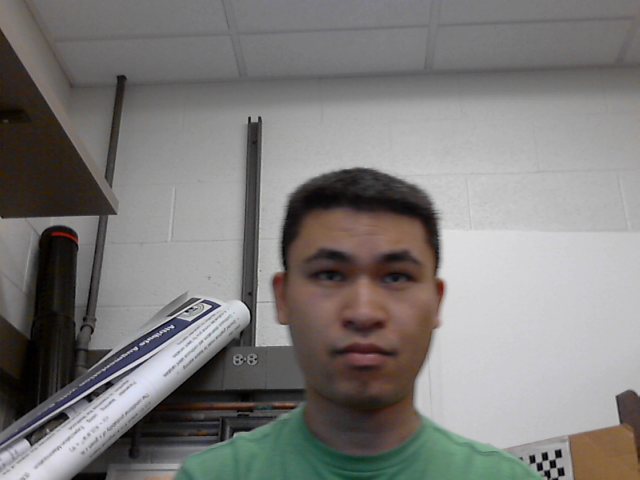
#> input picture KalmanFilterTracking/code/faceDetector/face_tracking_10.png, 640 x 480 px, given in place of face_tracking_3.png, which was not available
$ python face_detect.py   (Python 2 division)
#> lines starting #> are read from the running program, lines starting #| are printed output that depends on the picture; pictures that were not available may be replaced by others from this repository, and a replacement may not be noted
import cv2
import sys

# Get user supplied values
imagePath = 'face_tracking_1.png'
cascPath = 'haarcascade_frontalface_default.xml'

# Create the haar cascade
faceCascade = cv2.CascadeClassifier(cascPath)

# Read the image

f=open('results.txt', 'w')

for i in range(3,100):
    #print i
    imagePath = 'face_tracking_'+str(i)+'.png'
    image = cv2.imread(imagePath)
#> image is the input picture: shape (480, 640, 3); mean B, G, R 122.3, 124, 126.1
    image = cv2.imread(imagePath)
    gray = cv2.cvtColor(image, cv2.COLOR_BGR2GRAY)
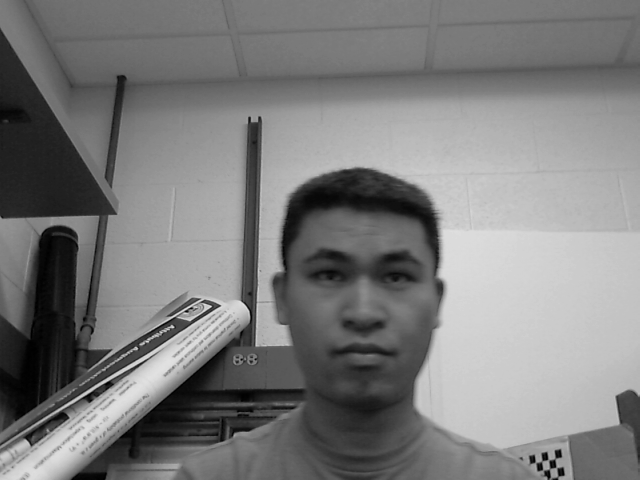
#> gray: shape (480, 640); min 0, max 236, mean 124.4
    # Detect faces in the image
    faces = faceCascade.detectMultiScale(
        gray,
        scaleFactor=1.1,
        minNeighbors=12,
        minSize=(100, 100),
        flags = cv2.CASCADE_SCALE_IMAGE
    )
#> faces = [[270, 201, 187, 187]]

    print "Found {0} faces!".format(len(faces))
#| Found 1 faces!

    # Draw a rectangle around the faces
    for (x, y, w, h) in faces:
        message = str(x+w/2) + ',' + str(y+h/2) + '\n'
        #print message
        f.write(message)
#> this loop made 1 pass
#> pass 2 of the loop `for i in range(3,100):`:
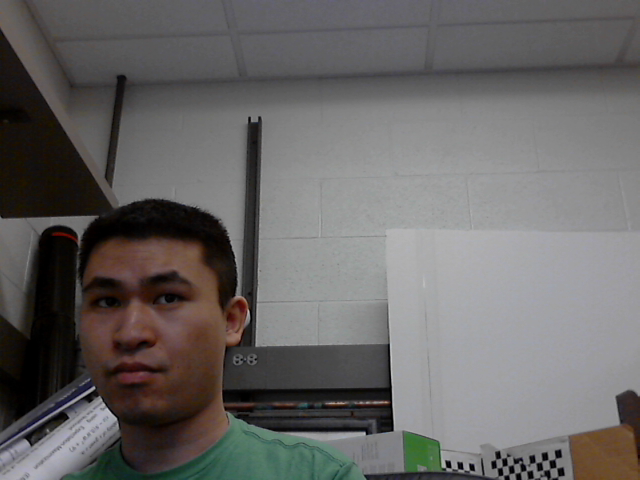
#> input picture KalmanFilterTracking/code/faceDetector/face_tracking_100.png, 640 x 480 px, given in place of face_tracking_4.png, which was not available
#> image is the input picture: shape (480, 640, 3); mean B, G, R 101.2, 102, 104.1
#> `gray = cv2.cvtColor(image, cv2.COLOR_BGR2GRAY)`:
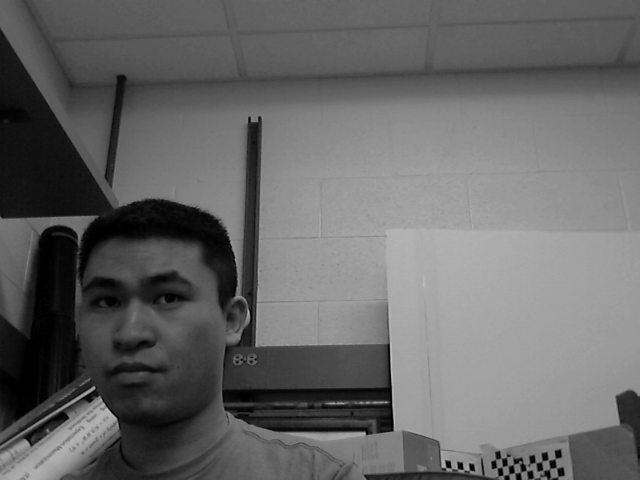
#> gray: shape (480, 640); min 0, max 201, mean 102.5
#> faces = [[51, 232, 171, 171]]
#| Found 1 faces!
#> the loop `for (x, y, w, h) in faces:` made 1 pass
#> (the run stopped early here; a loop or call above may not have finished)
